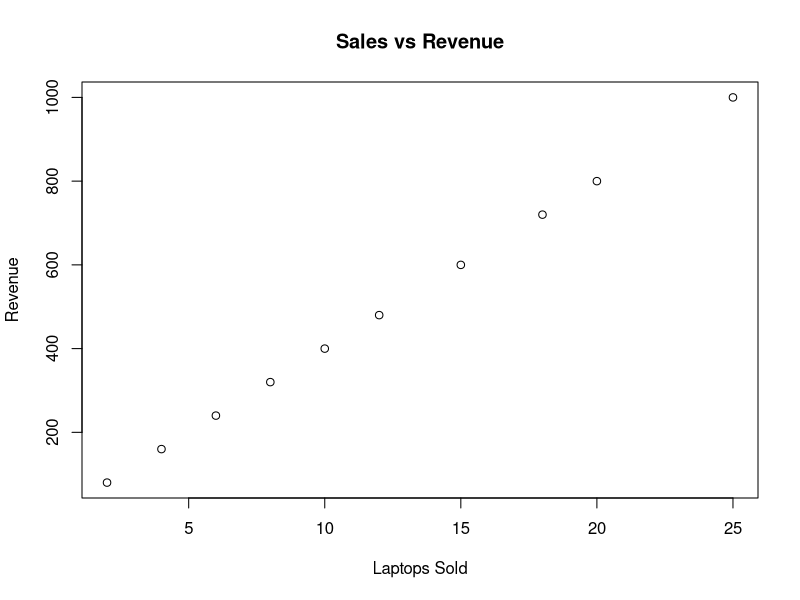

Source code (R):
x <- c(2,4,6,8,10,12,15,18,20,25)
y <- c(80,160,240,320,400,480,600,720,800,1000)

plot(x,y,
     xlab="Laptops Sold",
     ylab="Revenue",
     main="Sales vs Revenue")
